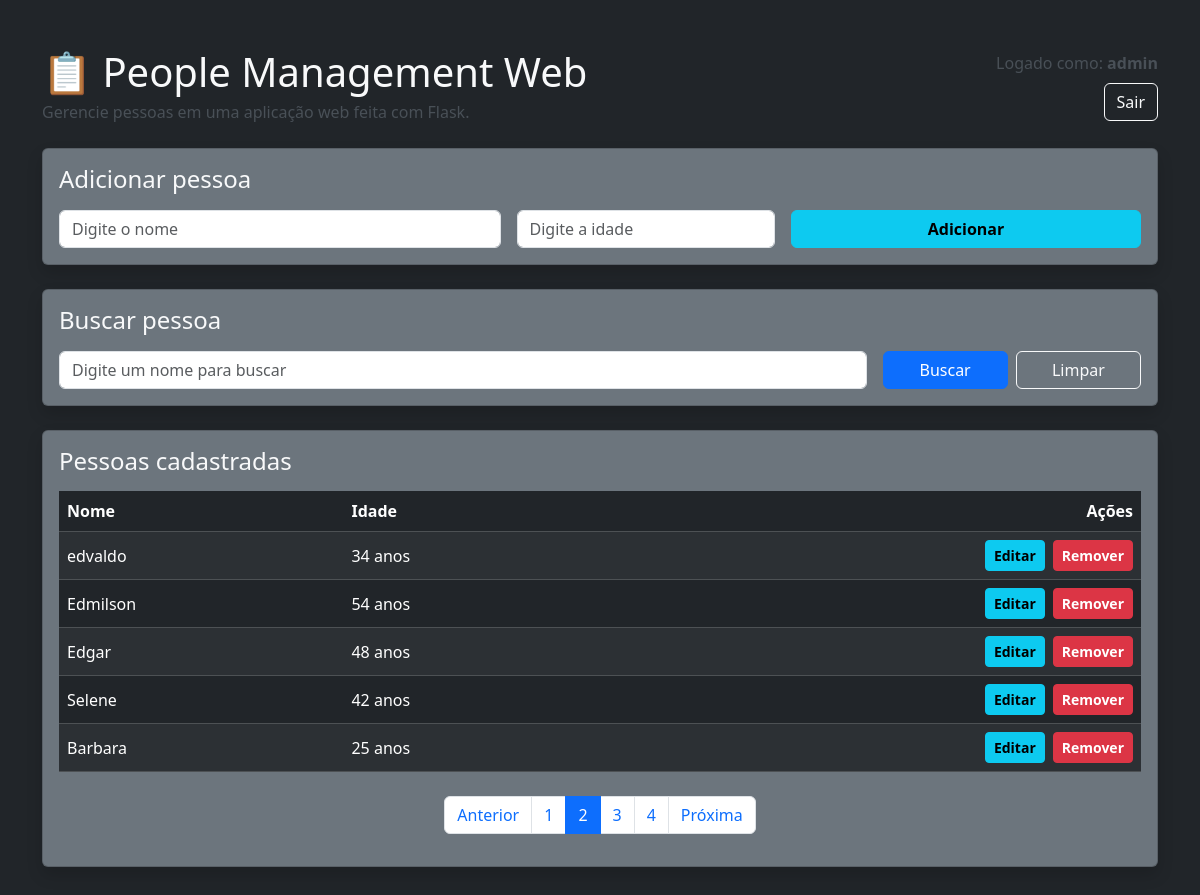
Screenshot of /?pagina=2&busca= (signed in) with the database file from the repository.
### app.py (models this page shows)
class Usuario(UserMixin, db.Model):
    id = db.Column(db.Integer, primary_key=True)
    username = db.Column(db.String(100), unique=True, nullable=False)
    password = db.Column(db.String(255), nullable=False)

class Pessoa(db.Model):
    id = db.Column(db.Integer, primary_key=True)
    nome = db.Column(db.String(100), nullable=False)
    idade = db.Column(db.Integer, nullable=False)

### app.py (the view)
@app.route("/")
@login_required
def home():
    busca = request.args.get("busca", "").strip()
    pagina = request.args.get("pagina", 1, type=int)
    por_pagina = 5
    query = Pessoa.query
    if busca:
        query = query.filter(Pessoa.nome.ilike(f"%{busca}%"))
    paginacao = query.order_by(Pessoa.id.asc()).paginate(
        page=pagina,
        per_page=por_pagina,
        error_out=False
    )
    pessoas = paginacao.items
    return render_template(
        "index.html",
        pessoas=pessoas,
        busca=busca,
        pessoa_em_edicao=None,
        form_nome="",
        form_idade="",
        paginacao=paginacao
    )

### app.py (called while the page is built)
@login_manager.user_loader
def load_user(user_id):
    return Usuario.query.get(int(user_id))

### templates/index.html (shortened to what this page needs)
<!DOCTYPE html>
<html lang="pt-br">
<head>
    <link href="https://cdn.jsdelivr.net/npm/bootstrap@5.3.3/dist/css/bootstrap.min.css" rel="stylesheet">
</head>
<body class="bg-dark text-light">
    <div class="container py-5">
        <div class="d-flex flex-column flex-md-row justify-content-between align-items-md-center mb-4 gap-3">
            <div>
                <h1 class="mb-1">📋 People Management Web</h1>
                <p class="text-light-emphasis mb-0">Gerencie pessoas em uma aplicação web feita com Flask.</p>
            </div>
            <div class="d-flex flex-column align-items-md-end gap-2">
                <span class="text-light-emphasis">Logado como: <strong>{{ current_user.username }}</strong></span>
                <a href="{{ url_for('logout') }}" class="btn btn-outline-light">Sair</a>
            </div>
        </div>
        <div class="row g-4">
            <div class="col-12">
                <div class="card bg-secondary text-light shadow">
                    <div class="card-body">
                        {% if pessoa_em_edicao %}
                            <h2 class="h4 mb-3">Editar pessoa</h2>
                            <form action="{{ url_for('atualizar', id=pessoa_em_edicao.id, busca=busca, pagina=paginacao.page) }}" method="post" class="row g-3">
                                <div class="col-md-5">
                                    <input type="text" name="nome" class="form-control" placeholder="Digite o nome" value="{{ form_nome }}" required>
                                </div>
                                <div class="col-md-3">
                                    <input type="text" name="idade" class="form-control" placeholder="Digite a idade" value="{{ form_idade }}" required>
                                </div>
                                <div class="col-md-4 d-flex gap-2">
                                    <button type="submit" class="btn btn-info fw-bold flex-fill">Salvar alterações</button>
                                    <a href="{{ url_for('home', busca=busca, pagina=paginacao.page) }}" class="btn btn-outline-light flex-fill">Cancelar</a>
                                </div>
                            </form>
                        {% else %}
                            <h2 class="h4 mb-3">Adicionar pessoa</h2>
                            <form action="{{ url_for('adicionar') }}" method="post" class="row g-3">
                                <div class="col-md-5">
                                    <input type="text" name="nome" class="form-control" placeholder="Digite o nome" required>
                                </div>
                                <div class="col-md-3">
                                    <input type="text" name="idade" class="form-control" placeholder="Digite a idade" required>
                                </div>
                                <div class="col-md-4">
                                    <button type="submit" class="btn btn-info fw-bold w-100">Adicionar</button>
                                </div>
                            </form>
                        {% endif %}
                    </div>
                </div>
            </div>
            <div class="col-12">
                <div class="card bg-secondary text-light shadow">
                    <div class="card-body">
                        <h2 class="h4 mb-3">Buscar pessoa</h2>
                        <form action="{{ url_for('home') }}" method="get" class="row g-3">
                            <div class="col-md-9">
                                <input type="text" name="busca" class="form-control" placeholder="Digite um nome para buscar" value="{{ busca }}">
                            </div>
                            <div class="col-md-3 d-flex gap-2">
                                <button type="submit" class="btn btn-primary w-100">Buscar</button>
                                <a href="{{ url_for('home') }}" class="btn btn-outline-light w-100">Limpar</a>
                            </div>
                        </form>
                    </div>
                </div>
            </div>
            <div class="col-12">
                <div class="card bg-secondary text-light shadow">
                    <div class="card-body">
                        <h2 class="h4 mb-3">Pessoas cadastradas</h2>
                        {% if pessoas %}
                            <div class="table-responsive">
                                <table class="table table-dark table-striped table-hover align-middle mb-0">
                                    <thead>
                                        <tr>
                                            <th>Nome</th>
                                            <th>Idade</th>
                                            <th class="text-end">Ações</th>
                                        </tr>
                                    </thead>
                                    <tbody>
                                        {% for pessoa in pessoas %}
                                            <tr>
                                                <td>{{ pessoa.nome }}</td>
                                                <td>{{ pessoa.idade }} anos</td>
                                                <td class="text-end">
                                                    <div class="d-inline-flex gap-2">
                                                        <form action="{{ url_for('editar', id=pessoa.id, busca=busca, pagina=paginacao.page) }}" method="get">
                                                            <button type="submit" class="btn btn-info btn-sm fw-bold">Editar</button>
                                                        </form>
                                                        <form action="{{ url_for('remover', id=pessoa.id, busca=busca, pagina=paginacao.page) }}" method="post" onsubmit="return confirmarRemocao()">
                                                            <button type="submit" class="btn btn-danger btn-sm fw-bold">Remover</button>
                                                        </form>
                                                    </div>
                                                </td>
                                            </tr>
                                        {% endfor %}
                                    </tbody>
                                </table>
                            </div>
                            {% if paginacao.pages > 1 %}
                                <nav class="mt-4">
                                    <ul class="pagination justify-content-center">
                                        <li class="page-item {% if not paginacao.has_prev %}disabled{% endif %}">
                                            <a class="page-link" href="{{ url_for('home', pagina=paginacao.prev_num, busca=busca) if paginacao.has_prev else '#' }}">
                                                Anterior
                                            </a>
                                        </li>
                                        {% for numero in paginacao.iter_pages(left_edge=1, right_edge=1, left_current=1, right_current=2) %}
                                            {% if numero %}
                                                <li class="page-item {% if numero == paginacao.page %}active{% endif %}">
                                                    <a class="page-link" href="{{ url_for('home', pagina=numero, busca=busca) }}">
                                                        {{ numero }}
                                                    </a>
                                                </li>
                                            {% else %}
                                                <li class="page-item disabled">
                                                    <span class="page-link">...</span>
                                                </li>
                                            {% endif %}
                                        {% endfor %}
                                        <li class="page-item {% if not paginacao.has_next %}disabled{% endif %}">
                                            <a class="page-link" href="{{ url_for('home', pagina=paginacao.next_num, busca=busca) if paginacao.has_next else '#' }}">
                                                Próxima
                                            </a>
                                        </li>
                                    </ul>
                                </nav>
                            {% endif %}
                        {% else %}
                            <p class="mb-0 text-light-emphasis">Nenhuma pessoa encontrada.</p>
                        {% endif %}
                    </div>
                </div>
            </div>
        </div>
    </div>
</body>
</html>

### rows the page displays
Usuario: username "admin"
Pessoa: nome "edvaldo", idade "34"
Pessoa: nome "Edmilson", idade "54"
Pessoa: nome "Edgar", idade "48"
Pessoa: nome "Selene", idade "42"
Pessoa: nome "Barbara", idade "25"

### other values shown
{{ numero }} "1" "2" "3" "4"
